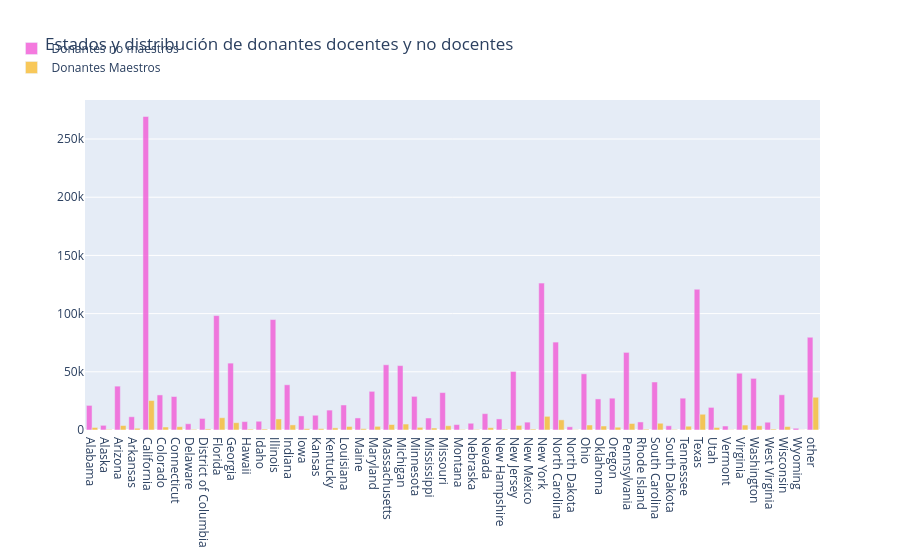

Notebook code cell kept with this figure:
### Markdown cell above
> Aunque la mayor cantidad de donantes proviene del estado de California, situado en la costa oeste, la región de la costa este de los EE. UU. presenta una alta densidad de donantes en comparación con el oeste. También hay un número significativo de donantes en Hawái y Alaska.

## <a id="2.6">2.6 Número de donantes docentes y no docentes de cada estado </a>

### Code cell
# which city and state has maximum teacher donors 
tempdf = donors_df.groupby(['Donor State', 'Donor Is Teacher']).agg({'Donor Is Teacher' : 'count' }).rename(columns={'Donor Is Teacher' : 'Teacher Donor Counts'}).reset_index()

no_df = tempdf[tempdf['Donor Is Teacher']=='No']
no_x = no_df['Donor State']
no_y = no_df['Teacher Donor Counts']
yes_df = tempdf[tempdf['Donor Is Teacher']=='Yes']
yes_x = yes_df['Donor State']
yes_y = yes_df['Teacher Donor Counts']

trace1 = go.Bar(
    x=no_x,
    y=no_y,
    name='Donantes no maestros',
    marker=dict(color='#f259d6'),
    opacity=0.8
)
trace2 = go.Bar(
    x=yes_x,
    y=yes_y,
    name='Donantes Maestros',
    marker=dict(color='#f7bb31'),
    opacity=0.8
)

data = [trace1, trace2]
layout = go.Layout(
    barmode='group',
    legend=dict(dict(x=-.1, y=1.2)),
    margin=dict(b=120),
    title = 'Estados y distribución de donantes docentes y no docentes',
)

fig = go.Figure(data=data, layout=layout)
iplot(fig, filename='grouped-bar')

### Figure 1 — Plotly figure (JSON) as saved in the notebook; plotly's stock layout.template omitted (floating-point values rounded to 4 significant figures)
{"data": [{"marker": {"color": "#f259d6"}, "name": "Donantes no maestros", "opacity": 0.8, "type": "bar", "x": ["Alabama", "Alaska", "Arizona", "Arkansas", "California", "Colorado", "Connecticut", "Delaware", "District of Columbia", "Florida", "Georgia", "Hawaii", "Idaho", "Illinois", "Indiana", "Iowa", "Kansas", "Kentucky", "Louisiana", "Maine", "Maryland", "Massachusetts", "Michigan", "Minnesota", "Mississippi", "Missouri", "Montana", "Nebraska", "Nevada", "New Hampshire", "New Jersey", "New Mexico", "New York", "North Carolina", "North Dakota", "Ohio", "Oklahoma", "Oregon", "Pennsylvania", "Rhode Island", "South Carolina", "South Dakota", "Tennessee", "Texas", "Utah", "Vermont", "Virginia", "Washington", "West Virginia", "Wisconsin", "Wyoming", "other"], "y": [21124, 4006, 37690, 11383, 269366, 30132, 28773, 5379, 9940, 98281, 57461, 7201, 7509, 94882, 38847, 12121, 12680, 17105, 21486, 10349, 33230, 56017, 55318, 28893, 10294, 32150, 4641, 5804, 14037, 9514, 50303, 6758, 126213, 75546, 2752, 48271, 26707, 27347, 66685, 6912, 41245, 3633, 27350, 120909, 19431, 3423, 48775, 44358, 6681, 30253, 1505, 79685]}, {"marker": {"color": "#f7bb31"}, "name": "Donantes Maestros", "opacity": 0.8, "type": "bar", "x": ["Alabama", "Alaska", "Arizona", "Arkansas", "California", "Colorado", "Connecticut", "Delaware", "District of Columbia", "Florida", "Georgia", "Hawaii", "Idaho", "Illinois", "Indiana", "Iowa", "Kansas", "Kentucky", "Louisiana", "Maine", "Maryland", "Massachusetts", "Michigan", "Minnesota", "Mississippi", "Missouri", "Montana", "Nebraska", "Nevada", "New Hampshire", "New Jersey", "New Mexico", "New York", "North Carolina", "North Dakota", "Ohio", "Oklahoma", "Oregon", "Pennsylvania", "Rhode Island", "South Carolina", "South Dakota", "Tennessee", "Texas", "Utah", "Vermont", "Virginia", "Washington", "West Virginia", "Wisconsin", "Wyoming", "other"], "y": [2188, 513, 3839, 1484, 25329, 2572, 2831, 527, 922, 10547, 6270, 766, 821, 9499, 4390, 1117, 1157, 1824, 3033, 1137, 3145, 4713, 5117, 2290, 1703, 3670, 447, 468, 1977, 745, 3963, 818, 11744, 8704, 260, 4300, 3426, 2396, 5595, 698, 5798, 451, 3254, 13540, 2158, 254, 4247, 3605, 816, 2964, 129, 28124]}], "layout": {"barmode": "group", "legend": {"x": -0.1, "y": 1.2}, "margin": {"b": 120}, "title": {"text": "Estados y distribución de donantes docentes y no docentes"}}}
